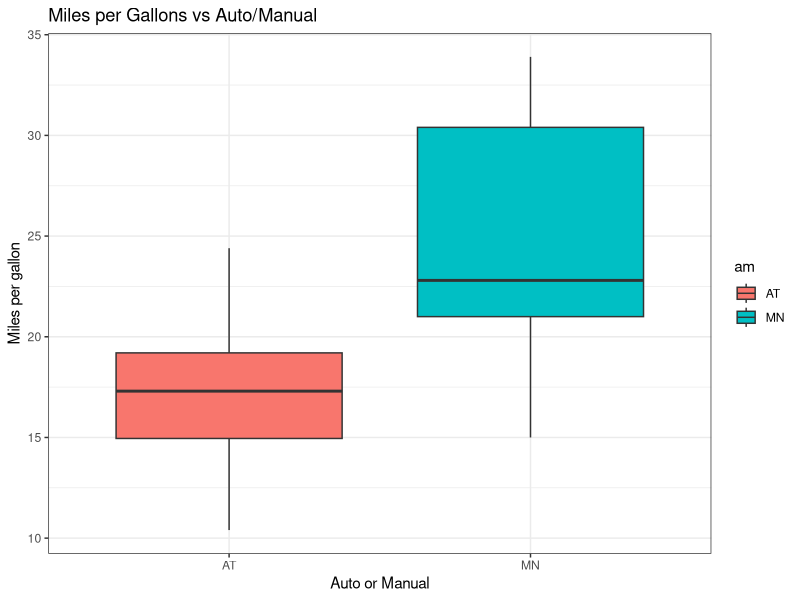
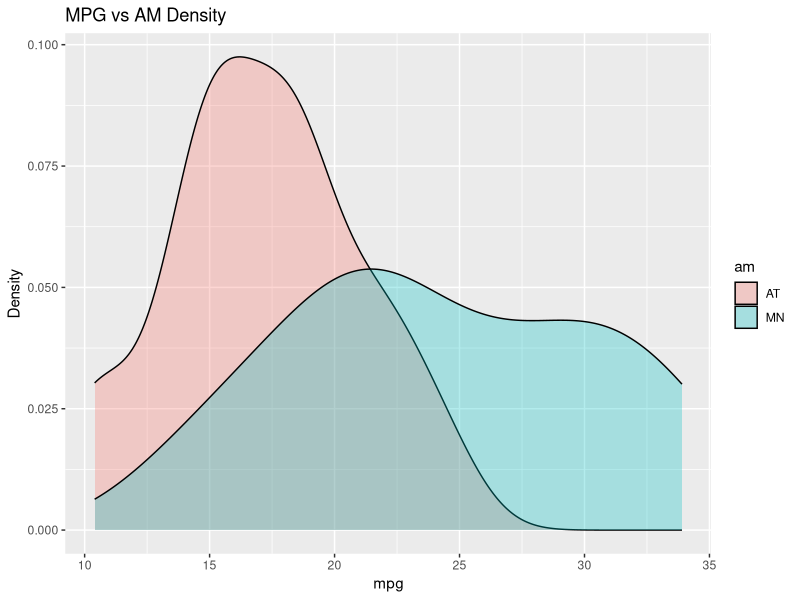
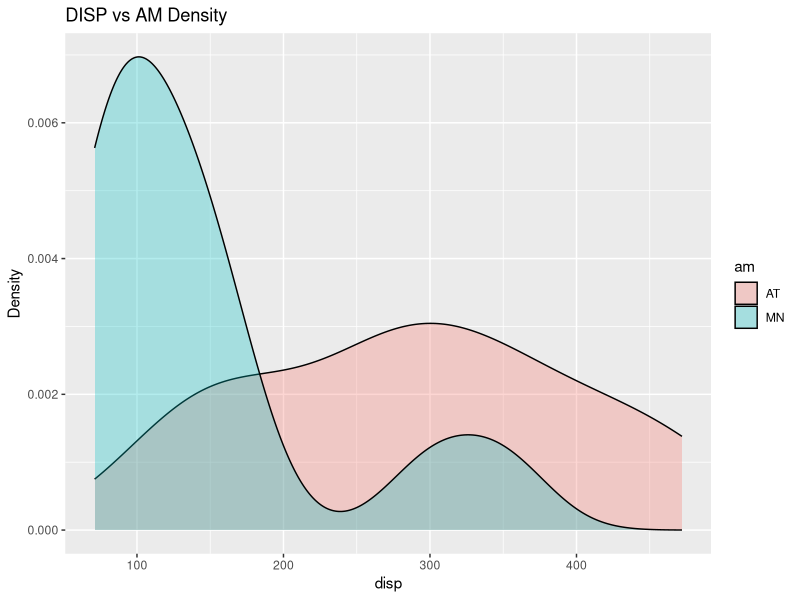
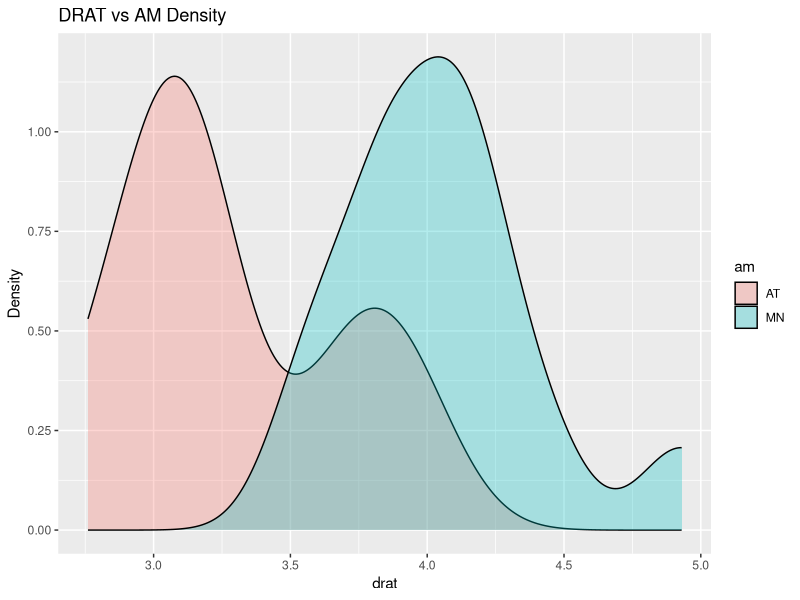
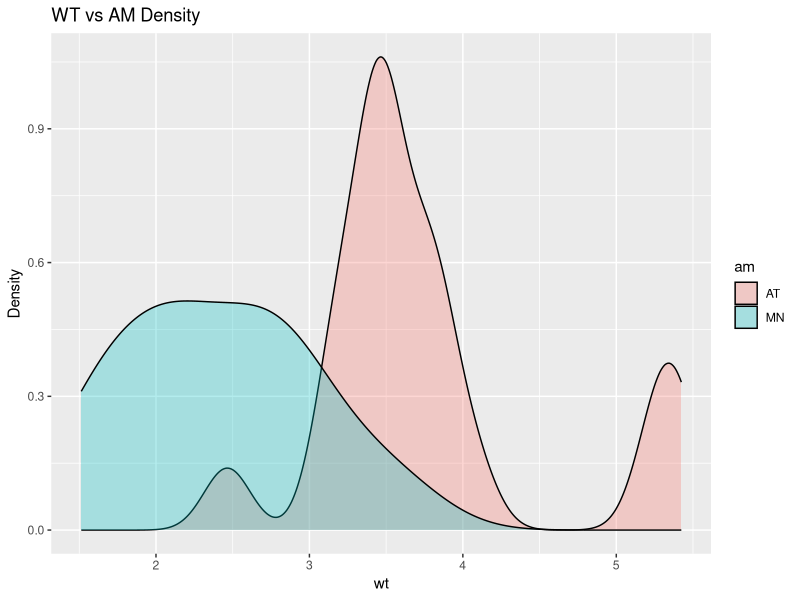
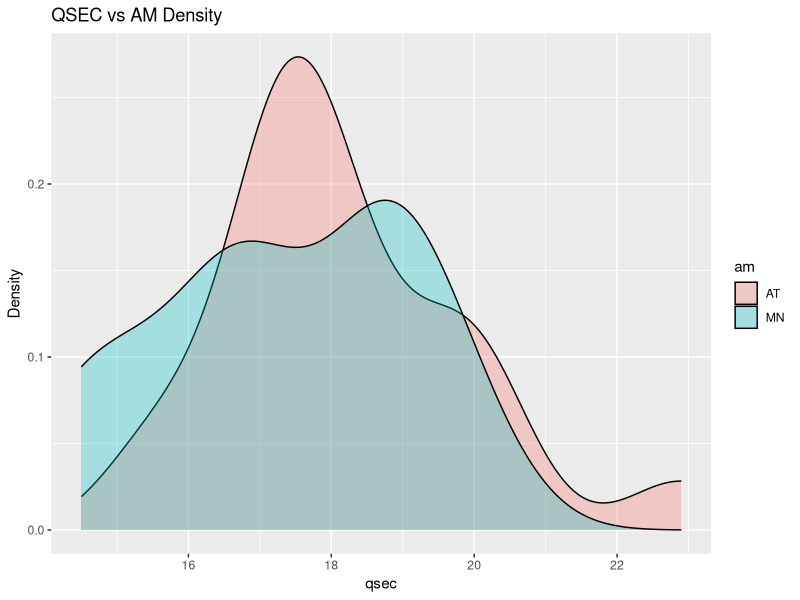
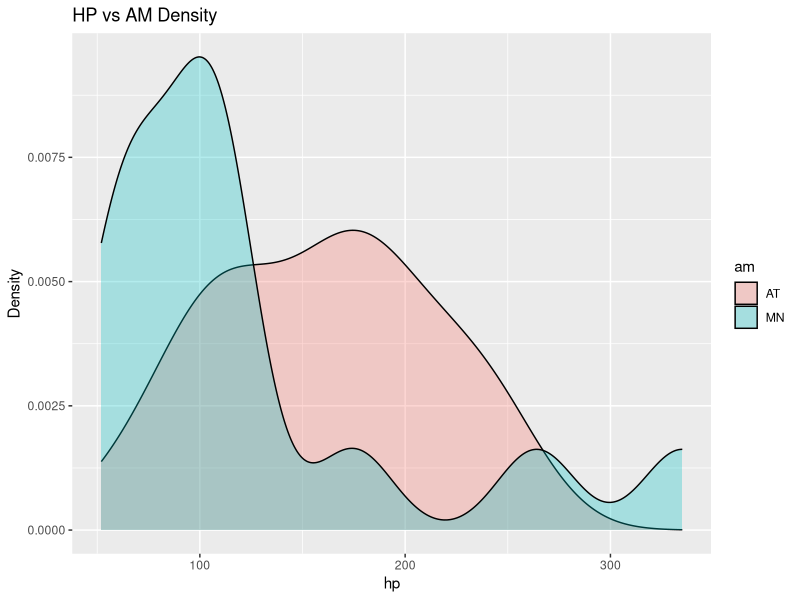
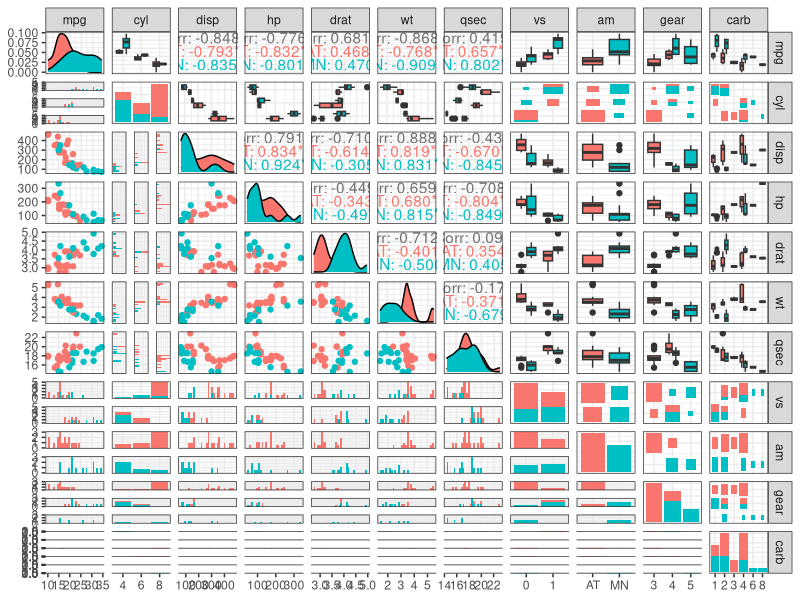

These figures' R source, in order:
## ---- chunk 1
library(datasets)
library(ggplot2)
library(tidyverse)
library(dplyr)
library(GGally)
# head(mtcars)
raw_mtcars <- mtcars
raw_mtcars[,c(2,8,9,10,11)] <- lapply(raw_mtcars[,c(2,8,9,10,11)],as.factor)
levels(raw_mtcars$am) <- c("AT","MN")
## ---- chunk 2
head(raw_mtcars)
glimpse(raw_mtcars)
ggplot(raw_mtcars,aes(x=am,y=mpg))+geom_boxplot(aes(fill = am))+theme_bw()+labs(x="Auto or Manual",y="Miles per gallon",title = "Miles per Gallons vs Auto/Manual")
## ---- chunk 3
ggplot(raw_mtcars,aes(mpg))+geom_density(aes(fill = am),alpha = 0.3, width = 0.3)+labs(x="mpg",y="Density",title = "MPG vs AM Density")
## ---- chunk 4
ggplot(raw_mtcars,aes(disp))+geom_density(aes(fill = am),alpha = 0.3)+labs(x="disp",y="Density",title = "DISP vs AM Density")
ggplot(raw_mtcars,aes(drat))+geom_density(aes(fill = am),alpha = 0.3)+labs(x="drat",y="Density",title = "DRAT vs AM Density")
ggplot(raw_mtcars,aes(wt))+geom_density(aes(fill = am),alpha = 0.3)+labs(x="wt",y="Density",title = "WT vs AM Density")
ggplot(raw_mtcars,aes(qsec))+geom_density(aes(fill = am),alpha = 0.3)+labs(x="qsec",y="Density",title = "QSEC vs AM Density")
ggplot(raw_mtcars,aes(hp))+geom_density(aes(fill = am),alpha = 0.3)+labs(x="hp",y="Density",title = "HP vs AM Density")
## ---- chunk 5
t.test(filter(raw_mtcars,am == "AT")$mpg, filter(raw_mtcars,am == "MN")$mpg)
## ---- chunk 6
model1 <- lm(mpg~am,raw_mtcars)
summary(model1)
## ---- chunk 7
model2 <- lm(mpg~cyl+disp+hp+drat+wt+qsec+vs+am+gear+carb,raw_mtcars)
summary(model2)
## ---- chunk 8
model3 <- lm(mpg~cyl+hp+drat+wt+am,raw_mtcars)
summary(model3)
## ---- chunk 9
ggpairs(raw_mtcars,mapping = aes(col = am)) + theme_bw()
## ---- chunk 10
plot(model1)
## ---- chunk 11
plot(model2)
## ---- chunk 12
plot(model3)
